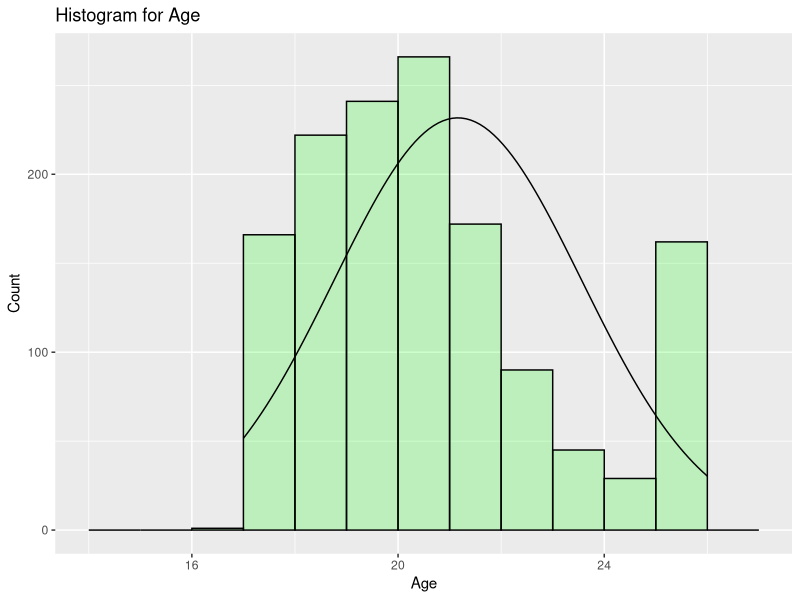
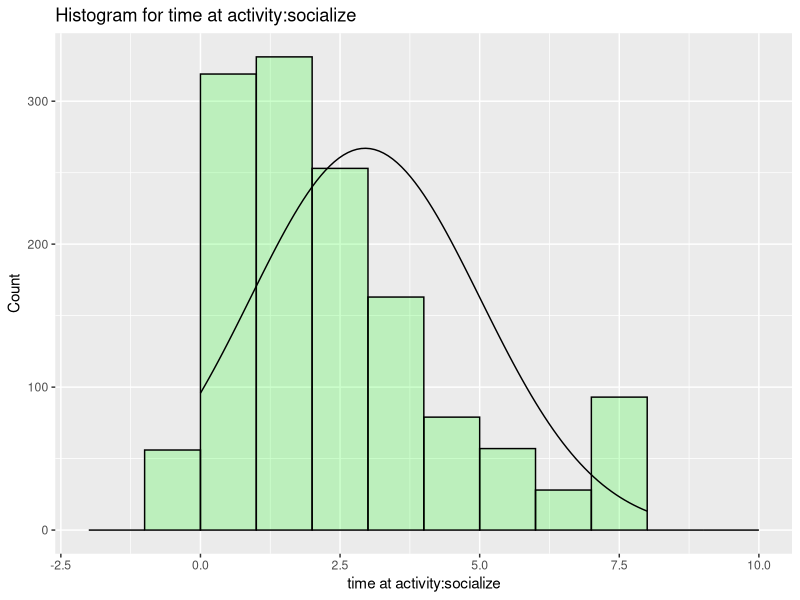

The R source for these figures, in order:
###Step 1:  Univariate Analyses:  
##### Descriptive Statistics and Cleaning the Data
#Read in dataset
lab=read.csv("Binge_Socializing.csv",na.strings=c("NA",""))
#lab=read.csv("C:\\Users\\Steve\\Downloads\\Binge_socializing.csv", na.strings=c("NA",""))
# Remember to include na.strings=c("NA","") as used above
############################################################################################################
#Take a snapshot of data
head(lab)
#notes names and position in data set
names(lab)
lab=lab[,c(1,3,5,6,7,8,9)]
#Renaming
colnames(lab)=c("age","gender","Black","White","Other","time_at_activity_socialize","Students_binge_in_College")



#install.packages("rms")
library(rms)
library(knitr)
table=Hmisc::describe(lab)
table


#OR you can use summary function
summary(lab)

##### Age:  Mean and median are very similar at 21 years of age (21.16 for the mean and 21.00 for the median) and ranges from 17 to 26 years of age.  Based on the frequency table, there does not appear to be any outliers.  The histogram shows a normal curve; however, the spike in older students may inflate the mean.


age.freq=table(lab$age)
age.prop=prop.table(age.freq)
age.table=cbind(age.freq,age.prop)
colnames(age.table)=c("Frequency","Percent")

round(age.table, 3)

library(ggplot2)
n=1394
mean=21.16
sd =2.4
binwidth=1

ggplot(data=lab, aes(lab$age)) + 
  geom_histogram( breaks = seq(14, 27, binwidth),col="black",fill="green",alpha = 0.2) +
  labs(title="Histogram for Age") +
  labs(x="Age", y="Count")+
  stat_function( 
    fun = function(x, mean, sd, n, bw){ 
      dnorm(x = x, mean = mean, sd = sd) * n * bw
    },args = c(mean = mean, sd = sd, n = n, bw = binwidth))

# Gender

gender.freq=table(lab$gender)
gender.prop=prop.table(gender.freq)
gender.table=as.data.frame(cbind(gender.freq,gender.prop))
colnames(gender.table)=c("Frequency","Fraction")



#Show results for gender; we know there are 6 missings
gender.table

Black.freq=table(lab$Black)
Black.prop=prop.table(Black.freq)
Black.table=as.data.frame(cbind(Black.freq,Black.prop))
colnames(Black.table)=c("Frequency","Fraction")

#show results for back or others
Black.table


White.freq=table(lab$White)
White.prop=prop.table(White.freq)
White.table=as.data.frame(cbind(White.freq,White.prop))
colnames(White.table)=c("Frequency","Fraction")

#Show results for whites and others
White.table

Other.freq=table(lab$Other)
Other.prop=prop.table(Other.freq)
Other.table=as.data.frame(cbind(Other.freq,Other.prop))
colnames(Other.table)=c("Frequency","Fraction")

#Show results for  others and Black/White
Other.table

library(knitr)
kable(gender.table,caption = "Gender Recoded",digits = 3)


##### Gender:  There are more females (57.9%).



library(knitr)
kable(Black.table,caption = "Black",digits = 5)

kable(White.table,caption = "White",digits = 5)

kable(Other.table,caption = "Other",digits = 5)


##### The majority are White (79.6%), followed by Other (12.8%), and then Black (7.7%).


time.freq=table(lab$time_at_activity_socialize)
time.prop=prop.table(time.freq)
time.table=as.data.frame(cbind(time.freq,time.prop))
colnames(time.table)=c("Frequency","Fraction")



library(knitr)
kable(time.table,caption = "time at activity:socialize",digits = 5)
library(ggplot2)

n=1379
mean=2.95
sd =2.06
binwidth=1

ggplot(data=lab, aes(lab$time_at_activity_socialize)) + 
  geom_histogram( breaks = seq(-2, 10, binwidth),col="black",fill="green",alpha = 0.2) +
  labs(title="Histogram for time at activity:socialize") +
  labs(x="time at activity:socialize", y="Count")+
  stat_function( 
    fun = function(x, mean, sd, n, bw){ 
      dnorm(x = x, mean = mean, sd = sd) * n * bw
    },args = c(mean = mean, sd = sd, n = n, bw = binwidth))



##### Socializing: Looks a little skewed, the mean is 2.95 compared to the median of 2 (from statistics output on 1st page).  The minimum is 0 and maximum is 8 and there are no outliers.  There does not appear to be any data entry errors.


binge.freq=table(lab$Students_binge_in_College)
binge.prop=prop.table(binge.freq)
binge.table=as.data.frame(cbind(binge.freq,binge.prop))
colnames(binge.table)=c("Frequency","Percent")



library(knitr)
kable(binge.table,caption = "Students binge in College",digits = 5)
